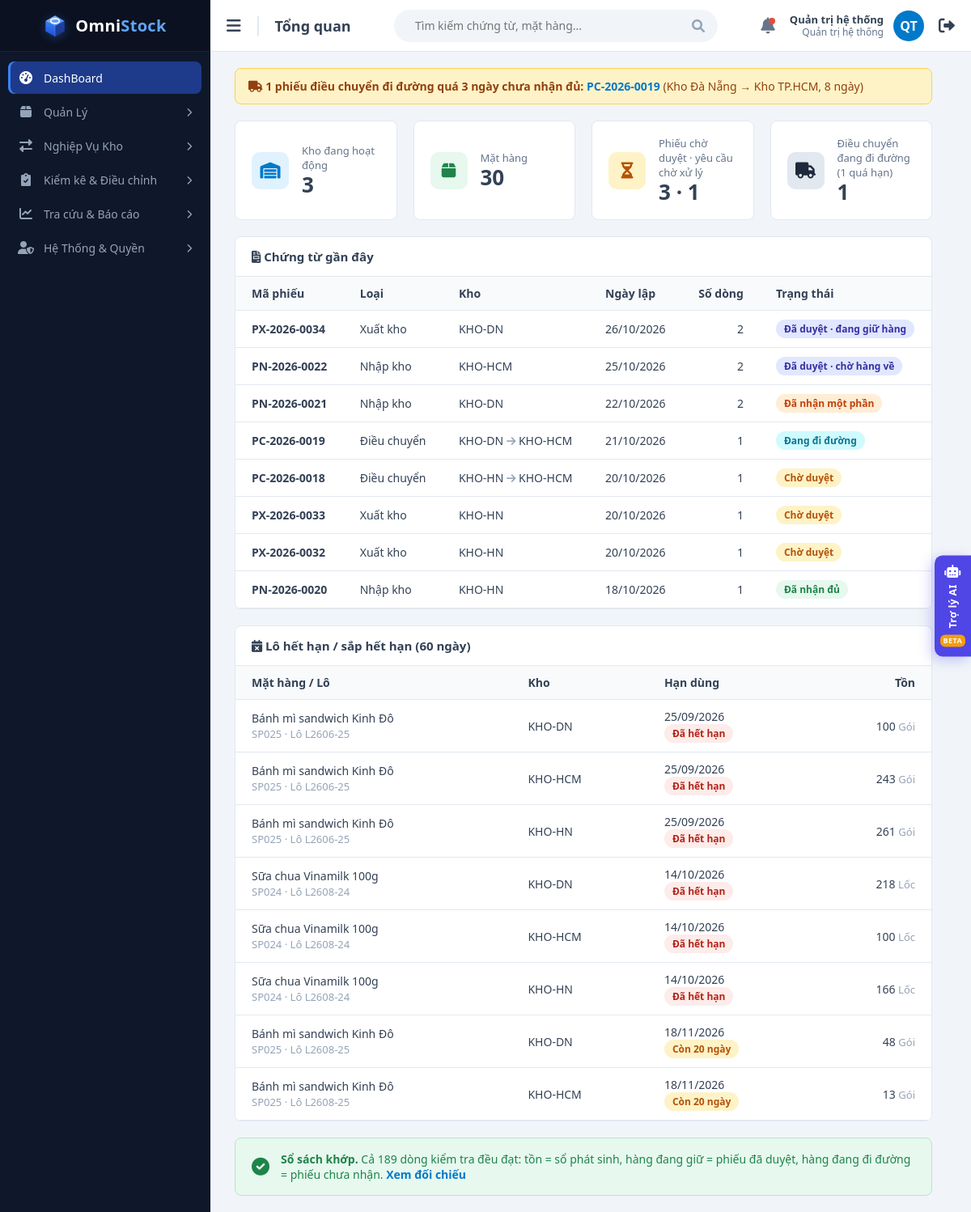
/index.php (signed in), run on the app's committed database.
### tables this page shows
CREATE TABLE users (
  id             INT UNSIGNED AUTO_INCREMENT PRIMARY KEY,
  username       VARCHAR(50)  NOT NULL,
  password_hash  VARCHAR(255) NOT NULL,              
  full_name      VARCHAR(100) NOT NULL,
  email          VARCHAR(100) NULL,
   
  role           ENUM('ADMIN','MANAGER','STAFF') NOT NULL DEFAULT 'STAFF',
  is_active      TINYINT(1)   NOT NULL DEFAULT 1,      
   
  must_change_password TINYINT(1) NOT NULL DEFAULT 0,
  last_login_at  DATETIME     NULL,
  created_at     DATETIME     NOT NULL DEFAULT CURRENT_TIMESTAMP,
  updated_at     DATETIME     NOT NULL DEFAULT CURRENT_TIMESTAMP ON UPDATE CURRENT_TIMESTAMP,
  UNIQUE KEY uq_users_username (username),
  UNIQUE KEY uq_users_email (email)
);

CREATE TABLE vouchers (
  id                    INT UNSIGNED AUTO_INCREMENT PRIMARY KEY,
  code                  VARCHAR(30)  NOT NULL,       
  type                  ENUM('IMPORT','EXPORT','TRANSFER','ADJUSTMENT') NOT NULL,
  warehouse_id          INT UNSIGNED NOT NULL,       
  to_warehouse_id       INT UNSIGNED NULL,           
  reference_voucher_id  INT UNSIGNED NULL,           
  voucher_date          DATE         NOT NULL,       
  status                ENUM('PENDING','APPROVED','PARTIAL','IN_TRANSIT','DISCREPANCY',
                             'COMPLETED','CLOSED','CANCELLED','REJECTED') NOT NULL DEFAULT 'PENDING',
  reason                VARCHAR(255) NULL,           
  closed_reason         VARCHAR(255) NULL,           
  shipped_at            DATETIME     NULL,           
  completed_at          DATETIME     NULL,           
   
   
  client_token          CHAR(32)     NULL,
  created_by            INT UNSIGNED NOT NULL,       
  approved_by           INT UNSIGNED NULL,           
  approved_at           DATETIME     NULL,
  created_at            DATETIME     NOT NULL DEFAULT CURRENT_TIMESTAMP,
  UNIQUE KEY uq_vouchers_code (code),
  UNIQUE KEY uq_vouchers_client_token (client_token),
  KEY idx_vouchers_status (status),
  KEY idx_vouchers_wh_status (warehouse_id, status),
  KEY idx_vouchers_type_date (type, voucher_date),
  CONSTRAINT fk_vouchers_wh       FOREIGN KEY (warehouse_id)         REFERENCES warehouses(id),
  CONSTRAINT fk_vouchers_to_wh    FOREIGN KEY (to_warehouse_id)      REFERENCES warehouses(id),
  CONSTRAINT fk_vouchers_ref      FOREIGN KEY (reference_voucher_id) REFERENCES vouchers(id),
  CONSTRAINT fk_vouchers_creator  FOREIGN KEY (created_by)           REFERENCES users(id),
  CONSTRAINT fk_vouchers_approver FOREIGN KEY (approved_by)          REFERENCES users(id),
   
  CONSTRAINT ck_vouchers_transfer CHECK (
       (type =  'TRANSFER' AND to_warehouse_id IS NOT NULL AND to_warehouse_id <> warehouse_id)
    OR (type <> 'TRANSFER' AND to_warehouse_id IS NULL)
  ),
   
  CONSTRAINT ck_vouchers_adjust_reason CHECK (
       type <> 'ADJUSTMENT' OR (reason IS NOT NULL AND reason <> '')
  ),
   
  CONSTRAINT ck_vouchers_reference CHECK (
       reference_voucher_id IS NULL OR type = 'ADJUSTMENT'
  ),
   
  CONSTRAINT ck_vouchers_approval CHECK (
       status = 'PENDING' OR (approved_by IS NOT NULL AND approved_at IS NOT NULL)
  )
);

CREATE TABLE warehouses (
  id          INT UNSIGNED AUTO_INCREMENT PRIMARY KEY,
  code        VARCHAR(20)  NOT NULL,
  name        VARCHAR(100) NOT NULL,
  address     VARCHAR(255) NULL,
  is_active   TINYINT(1)   NOT NULL DEFAULT 1,
   
  is_transit  TINYINT(1)   NOT NULL DEFAULT 0,
  created_at  DATETIME     NOT NULL DEFAULT CURRENT_TIMESTAMP,
   
   
  name_key    VARCHAR(100) AS (LOWER(name)) PERSISTENT,
  UNIQUE KEY uq_warehouses_code (code),
  UNIQUE KEY uq_warehouses_name (name_key)
);

CREATE TABLE stocks (
  id            INT UNSIGNED AUTO_INCREMENT PRIMARY KEY,
  warehouse_id  INT UNSIGNED  NOT NULL,
  item_id       INT UNSIGNED  NOT NULL,
  batch_id      INT UNSIGNED  NOT NULL,
  quantity      DECIMAL(15,3) NOT NULL DEFAULT 0,    
   
   
  reserved      DECIMAL(15,3) NOT NULL DEFAULT 0,
  updated_at    DATETIME      NOT NULL DEFAULT CURRENT_TIMESTAMP ON UPDATE CURRENT_TIMESTAMP,
  UNIQUE KEY uq_stocks (warehouse_id, item_id, batch_id),    
  KEY idx_stocks_item (item_id),
  CONSTRAINT fk_stocks_wh    FOREIGN KEY (warehouse_id)      REFERENCES warehouses(id),
  CONSTRAINT fk_stocks_item  FOREIGN KEY (item_id)           REFERENCES items(id),
  CONSTRAINT fk_stocks_batch FOREIGN KEY (batch_id, item_id) REFERENCES batches(id, item_id),
  CONSTRAINT ck_stocks_non_negative CHECK (quantity >= 0),   
   
  CONSTRAINT ck_stocks_reserved CHECK (reserved >= 0 AND reserved <= quantity)
);

CREATE TABLE items (
  id          INT UNSIGNED AUTO_INCREMENT PRIMARY KEY,
  sku         VARCHAR(30)  NOT NULL,                 
  name        VARCHAR(150) NOT NULL,
  unit        VARCHAR(20)  NOT NULL,                 
  description VARCHAR(255) NULL,
  is_active   TINYINT(1)   NOT NULL DEFAULT 1,
  created_at  DATETIME     NOT NULL DEFAULT CURRENT_TIMESTAMP,
   
  name_key    VARCHAR(150) AS (LOWER(name)) PERSISTENT,
  UNIQUE KEY uq_items_sku (sku),
  UNIQUE KEY uq_items_name (name_key)
);

CREATE TABLE batches (
  id            INT UNSIGNED AUTO_INCREMENT PRIMARY KEY,
  item_id       INT UNSIGNED NOT NULL,
  batch_no      VARCHAR(50)  NOT NULL,               
  mfg_date      DATE NULL,                           
  expiry_date   DATE NULL,                           
  created_at    DATETIME     NOT NULL DEFAULT CURRENT_TIMESTAMP,
  UNIQUE KEY uq_batches_item_no (item_id, batch_no),
   
  UNIQUE KEY uq_batches_id_item (id, item_id),
  KEY idx_batches_expiry (expiry_date),
  CONSTRAINT fk_batches_item FOREIGN KEY (item_id) REFERENCES items(id),
  CONSTRAINT ck_batches_dates CHECK (mfg_date IS NULL OR expiry_date IS NULL OR expiry_date > mfg_date)
);

### index.php (the view, shortened to what the rows shown need)
<?php
require_once __DIR__ . '/functions/db_connection.php';
require_once __DIR__ . '/functions/helpers.php';
require_once __DIR__ . '/functions/auth.php';
require_once __DIR__ . '/functions/voucher_functions.php';
require_once __DIR__ . '/functions/dashboard_functions.php';
$user = requireLogin('');
$allowedWarehouses = $user['warehouses'];
$overdue        = [];
$recentVouchers = [];
$expiring       = [];
$reconTotal     = 0;
$reconMismatch  = 0;
$dbError        = '';
try {
    $pdo            = getDbConnection();
    $overdue        = getOverdueTransfers($pdo, $allowedWarehouses);
    $recentVouchers = getRecentVouchers($pdo, $allowedWarehouses);
    $expiring       = getExpiringBatches($pdo, $allowedWarehouses);
    [$reconTotal, $reconMismatch] = getReconciliationSummary($pdo, $allowedWarehouses);
} catch (PDOException $e) {
    $dbError = 'Không thể tải dữ liệu: ' . $e->getMessage();
}
$pageTitle  = 'Tổng quan';
$basePath   = '';
require __DIR__ . '/views/layout/header.php';
?>
            <?php if ($overdue): ?>
                <div class="alert-warning">
                    <i class="fas fa-truck"></i>
                    <strong><?= count($overdue) ?> phiếu điều chuyển đi đường quá <?= OVERDUE_TRANSIT_DAYS ?> ngày chưa nhận đủ:</strong>
                    <?php foreach ($overdue as $n => $transfer): ?>
                        <?= $n ? ' · ' : '' ?><a class="link-strong" href="views/voucher_detail.php?id=<?= (int) $transfer['id'] ?>"><?= e($transfer['code']) ?></a>
                        (<?= e($transfer['from_name']) ?> → <?= e($transfer['to_name']) ?>, <?= (int) $transfer['days_on_road'] ?> ngày)
                    <?php endforeach; ?>
                </div>
            <?php endif; ?>
            <div class="stat-grid">
                <a class="stat-card" href="views/warehouse_list.php">
                </a>
                <a class="stat-card" href="views/item_list.php">
                </a>
                <a class="stat-card" href="views/transfer_request_list.php?direction=incoming&amp;status=PENDING">
                </a>
                <a class="stat-card" href="views/report_stock.php">
                </a>
            </div>
            <div class="dash-grid">
                <div class="panel">
                    <div class="table-container" style="border: none; border-radius: 0;">
                        <table>
                            <thead>
                                <tr>
                                    <th>Mã phiếu</th>
                                    <th>Loại</th>
                                    <th>Kho</th>
                                    <th>Ngày lập</th>
                                    <th class="text-right">Số dòng</th>
                                    <th>Trạng thái</th>
                                </tr>
                            </thead>
                            <tbody>
                                <?php foreach ($recentVouchers as $voucher): ?>
                                    <tr>
                                        <td><strong><?= e($voucher['code']) ?></strong></td>
                                        <td><?= e(voucherTypeLabel($voucher['type'])) ?></td>
                                        <td>
                                            <?= e($voucher['warehouse_code']) ?>
                                            <?php if ($voucher['to_warehouse_code'] !== null): ?>
                                                <i class="fas fa-arrow-right muted"></i> <?= e($voucher['to_warehouse_code']) ?>
                                            <?php endif; ?>
                                        </td>
                                        <td><?= formatDate($voucher['voucher_date']) ?></td>
                                        <td class="text-right"><?= (int) $voucher['line_count'] ?></td>
                                        <td><?= voucherStatusBadge($voucher['status'], $voucher['type']) ?></td>
                                    </tr>
                                <?php endforeach; ?>
                            </tbody>
                        </table>
                    </div>
                </div>
                <div class="panel">
                    <div class="table-container" style="border: none; border-radius: 0;">
                        <table>
                            <thead>
                                <tr>
                                    <th>Mặt hàng / Lô</th>
                                    <th>Kho</th>
                                    <th>Hạn dùng</th>
                                    <th class="text-right">Tồn</th>
                                </tr>
                            </thead>
                            <tbody>
                                <?php foreach ($expiring as $batch): ?>
                                    <tr>
                                        <td class="wrap">
                                            <?= e($batch['item_name']) ?><br>
                                            <span class="muted"><?= e($batch['sku']) ?> · Lô <?= e($batch['batch_no']) ?></span>
                                        </td>
                                        <td><?= e($batch['warehouse_code']) ?></td>
                                        <td>
                                            <?= formatDate($batch['expiry_date']) ?><br>
                                            <?php if ((int) $batch['days_left'] < 0): ?>
                                                <span class="badge badge-expired">Đã hết hạn</span>
                                            <?php else: ?>
                                                <span class="badge badge-pending">Còn <?= (int) $batch['days_left'] ?> ngày</span>
                                            <?php endif; ?>
                                        </td>
                                        <td class="text-right"><?= formatQty($batch['quantity']) ?> <span class="muted"><?= e($batch['unit']) ?></span></td>
                                    </tr>
                                <?php endforeach; ?>
                            </tbody>
                        </table>
                    </div>
                </div>
            </div>
            <?php if ($dbError === ''): ?>
                <?php if ($reconMismatch === 0): ?>
                    <div class="recon-banner ok">
                        <i class="fas fa-check-circle"></i>
                        <div>
                        </div>
                    </div>
                <?php endif; ?>
            <?php endif; ?>
<?php require __DIR__ . '/views/layout/footer.php'; ?>

### views/layout/header.php (shortened to what the rows shown need)
<!DOCTYPE html>
<html lang="vi">
<head>
    <link href="https://cdnjs.cloudflare.com/ajax/libs/font-awesome/6.0.0/css/all.min.css" rel="stylesheet">
    <link href="<?= e(asset($basePath, 'css/style.css')) ?>" rel="stylesheet">
</head>
<body>
    <div class="main-content">
        <div class="top-navbar">
            <div class="nav-left">
                <h2 class="page-title-nav"><?= e($pageTitle) ?></h2>
            </div>
            <div class="nav-right">
                <a class="user-link" href="<?= $basePath ?>views/change_password.php" title="<?= e($user['username']) ?> · Đổi mật khẩu">
                    <div class="user-info">
                        <strong><?= e($user['full_name']) ?></strong>
                        <span><?= e(roleLabel($user['role'])) ?></span>
                    </div>
                    <div class="avatar"><?= e(userInitials($user['full_name'])) ?></div>
                </a>
            </div>
        </div>
        <div class="content-body">

### functions/helpers.php (shortened to what the rows shown need)
<?php
function e($value): string
{
    return htmlspecialchars((string) $value, ENT_QUOTES, 'UTF-8');
}
function formatQty($qty): string
{
    $formatted = number_format((float) $qty, 3, ',', '.');
    return rtrim(rtrim($formatted, '0'), ',');
}
function formatDate(?string $date): string
{
    return $date ? date('d/m/Y', strtotime($date)) : '';
}
function voucherTypeLabel(string $type): string
{
    return [
        'IMPORT'     => 'Nhập kho',
        'EXPORT'     => 'Xuất kho',
        'TRANSFER'   => 'Điều chuyển',
        'ADJUSTMENT' => 'Điều chỉnh',
    ][$type] ?? $type;
}
function voucherStatusLabel(string $status, string $type = ''): string
{
    return VOUCHER_STATUS_BY_TYPE["$type:$status"] ?? VOUCHER_STATUS[$status][1] ?? $status;
}
function voucherStatusBadge(string $status, string $type = ''): string
{
    $class = $type === 'ADJUSTMENT' && $status === 'APPROVED' ? 'badge-active' : (VOUCHER_STATUS[$status][0] ?? 'badge-inactive');
    return '<span class="badge ' . $class . '">' . e(voucherStatusLabel($status, $type)) . '</span>';
}
function warehouseFilter(string $column, ?array $allowedWarehouses): array
{
    $placeholders = implode(',', array_fill(0, count($allowedWarehouses), '?'));
    return ["$column IN ($placeholders)", array_map('intval', $allowedWarehouses)];
}
function asset(string $basePath, string $path): string
{
    $file = dirname(__DIR__) . '/' . $path;
    $version = is_file($file) ? filemtime($file) : 0;
    return $basePath . $path . '?v=' . $version;
}

### data on the page
users: full_name "Quản trị hệ thống", role "Quản trị hệ thống", full_name "QT"
vouchers: code "PC-2026-0019", warehouse.name "Kho Đà Nẵng", to_warehouse.name "Kho TP.HCM", days_on_road "8", type "Điều chuyển", warehouse.code "KHO-DN", to_warehouse.code "KHO-HCM", voucher_date "21/10/2026", line_count "1", voucherStatusLabel($status, $type) "Đang đi đường"
vouchers: code "PX-2026-0034", type "Xuất kho", warehouse.code "KHO-DN", voucher_date "26/10/2026", line_count "2", voucherStatusLabel($status, $type) "Đã duyệt · đang giữ hàng"
vouchers: code "PN-2026-0022", type "Nhập kho", warehouse.code "KHO-HCM", voucher_date "25/10/2026", line_count "2", voucherStatusLabel($status, $type) "Đã duyệt · chờ hàng về"
vouchers: code "PN-2026-0021", type "Nhập kho", warehouse.code "KHO-DN", voucher_date "22/10/2026", line_count "2", voucherStatusLabel($status, $type) "Đã nhận một phần"
vouchers: code "PC-2026-0018", type "Điều chuyển", warehouse.code "KHO-HN", to_warehouse.code "KHO-HCM", voucher_date "20/10/2026", line_count "1", voucherStatusLabel($status, $type) "Chờ duyệt"
vouchers: code "PX-2026-0033", type "Xuất kho", warehouse.code "KHO-HN", voucher_date "20/10/2026", line_count "1", voucherStatusLabel($status, $type) "Chờ duyệt"
vouchers: code "PX-2026-0032", type "Xuất kho", warehouse.code "KHO-HN", voucher_date "20/10/2026", line_count "1", voucherStatusLabel($status, $type) "Chờ duyệt"
vouchers: code "PN-2026-0020", type "Nhập kho", warehouse.code "KHO-HN", voucher_date "18/10/2026", line_count "1", voucherStatusLabel($status, $type) "Đã nhận đủ"
stocks: item.name "Bánh mì sandwich Kinh Đô", item.sku "SP025", batch.batch_no "L2606-25", warehouse.code "KHO-DN", batch.expiry_date "25/09/2026", shows "Đã hết hạn", quantity "100", item.unit "Gói"
stocks: item.name "Bánh mì sandwich Kinh Đô", item.sku "SP025", batch.batch_no "L2606-25", warehouse.code "KHO-HCM", batch.expiry_date "25/09/2026", shows "Đã hết hạn", quantity "243", item.unit "Gói"
stocks: item.name "Bánh mì sandwich Kinh Đô", item.sku "SP025", batch.batch_no "L2606-25", warehouse.code "KHO-HN", batch.expiry_date "25/09/2026", shows "Đã hết hạn", quantity "261", item.unit "Gói"
stocks: item.name "Sữa chua Vinamilk 100g", item.sku "SP024", batch.batch_no "L2608-24", warehouse.code "KHO-DN", batch.expiry_date "14/10/2026", shows "Đã hết hạn", quantity "218", item.unit "Lốc"
stocks: item.name "Sữa chua Vinamilk 100g", item.sku "SP024", batch.batch_no "L2608-24", warehouse.code "KHO-HCM", batch.expiry_date "14/10/2026", shows "Đã hết hạn", quantity "100", item.unit "Lốc"
stocks: item.name "Sữa chua Vinamilk 100g", item.sku "SP024", batch.batch_no "L2608-24", warehouse.code "KHO-HN", batch.expiry_date "14/10/2026", shows "Đã hết hạn", quantity "166", item.unit "Lốc"
stocks: item.name "Bánh mì sandwich Kinh Đô", item.sku "SP025", batch.batch_no "L2608-25", warehouse.code "KHO-DN", batch.expiry_date "18/11/2026", days_left "20", quantity "48", item.unit "Gói"
stocks: item.name "Bánh mì sandwich Kinh Đô", item.sku "SP025", batch.batch_no "L2608-25", warehouse.code "KHO-HCM", batch.expiry_date "18/11/2026", days_left "20", quantity "13", item.unit "Gói"

### other printed values
$menuGroup['label'] "Quản Lý"
$menuGroup['label'] "Nghiệp Vụ Kho"
$menuGroup['label'] "Kiểm kê & Điều chỉnh"
$menuGroup['label'] "Tra cứu & Báo cáo"
$menuGroup['label'] "Hệ Thống & Quyền"
$pageTitle "Tổng quan"
count($overdue) "1"
OVERDUE_TRANSIT_DAYS "3"
$stats['warehouses'] "3"
$stats['items'] "30"
$stats['pending'] "3"
$stats['requests'] "1"
$stats['overdue'] "1"
$stats['in_transit'] "1"
$reconTotal "189"
